Frame 1 (no input): blank canvas, image omitted
Frame 60 (no input): blank canvas, image omitted
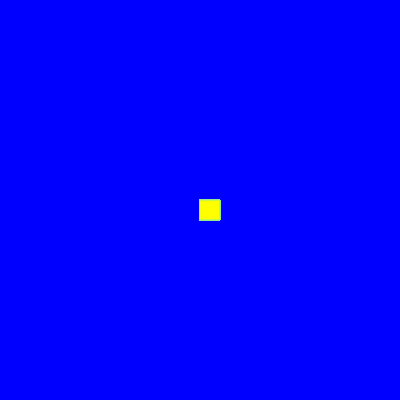
Frame 120 (the mouse pressed at the canvas centre since frame 60)

The p5.js sketch whose frames 1 and 60 were blank and that drew this single picture after the mouse press (run headless with seeded random() and noise() and a simulated clock; from frame 60 on, the mouse is pressed at the canvas centre):

// p5.js sketch
// ── sketch.js
function setup() {
    createCanvas(400, 400);
    background("blue")
  }
  
  function draw() {
    
    stroke("lightgreen");
    fill("yellow");
    
  if(mouseIsPressed) {
    rect(mouseX,mouseY,20,20);
  }
  }
  
